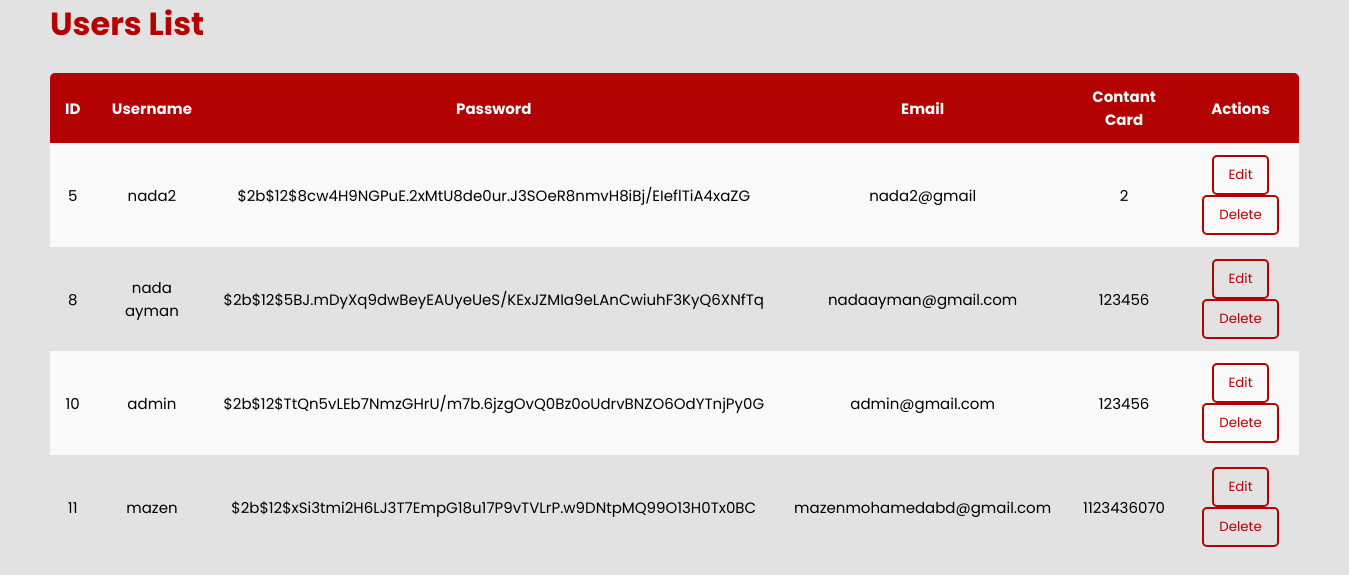
/admin_list, run on an earlier commit of the app's database.
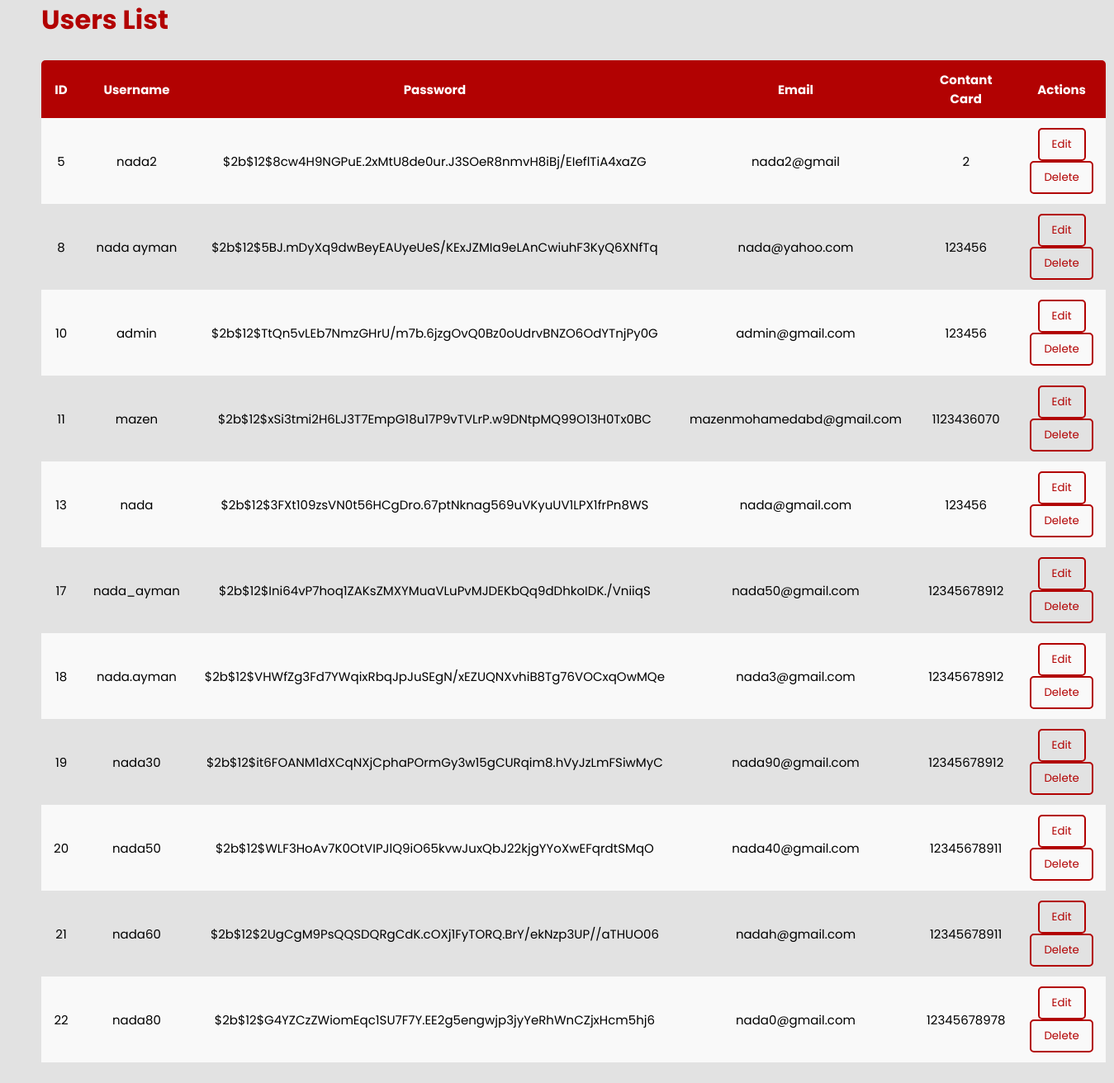
And on a later commit of the database.
### tables this page shows
CREATE TABLE users (
			id INTEGER PRIMARY KEY AUTOINCREMENT,
			username TEXT NOT NULL UNIQUE,
			password TEXT NOT NULL,
            email TEXT NOT NULL UNIQUE, 
            contact INTEGER NOT NULL,
            img TEXT
		);

### app.py (the view, shortened to what this page needs)
@app.route('/admin_list', methods=['GET', 'POST'])
def admin_list():
    if request.method == 'GET':
        users = db.get_all_users(connection)
        return render_template('userList.html', users=users)

### db.py (called while the page is built)
def get_all_users(connection):
    cursor = connection.cursor()
    query = 'SELECT * FROM users'
    cursor.execute(query)
    return cursor.fetchall()

### templates/userList.html (shortened to what this page needs)
<!DOCTYPE html>
<html lang="en">
  <head>
    <link
      rel="stylesheet"
      href="{{ url_for('static', filename='css/userList.css') }}"
    />
  </head>
  <body>
    <div class="container">
      <h1>Users List</h1>
      <table class="table">
        <thead>
          <tr>
            <th>ID</th>
            <th>Username</th>
            <th>Password</th>
            <th>Email</th>
            <th>Contant Card</th>
            <th>Actions</th>
          </tr>
        </thead>
        <tbody>
          {% for user in users %}
          <tr>
            <td>{{ user[0] }}</td>
            <td>{{ user[1] }}</td>
            <td>{{ user[2] }}</td>
            <td>{{ user[3] }}</td>
            <td>{{ user[4] }}</td>
            <td>
              <form method="POST" style="display: inline">
                <button type="submit" name="action" value="edit">Edit</button>
              </form>
              <form method="POST" style="display: inline">
                <button type="submit" name="action" value="delete">
                  Delete
                </button>
              </form>
            </td>
          </tr>
          {% endfor %}
        </tbody>
      </table>
    </div>
  </body>
</html>

What changed in the data, as far as the page shows it:
changed users "nada ayman": email "nadaayman@gmail.com" → "nada@yahoo.com"
added users: id "13", username "nada", password "$2b$12$3FXt109zsVN0t56HCgDro.67ptNknag569uVKyuUV1LPX1frPn8WS", email "nada@gmail.com", contact "123456"
added users: id "17", username "nada_ayman", password "$2b$12$Ini64vP7hoq1ZAKsZMXYMuaVLuPvMJDEKbQq9dDhkoIDK./VniiqS", email "nada50@gmail.com", contact "12345678912"
added users: id "18", username "nada.ayman", password "$2b$12$VHWfZg3Fd7YWqixRbqJpJuSEgN/xEZUQNXvhiB8Tg76VOCxqOwMQe", email "nada3@gmail.com", contact "12345678912"
added users: id "19", username "nada30", password "$2b$12$it6FOANM1dXCqNXjCphaPOrmGy3w15gCURqim8.hVyJzLmFSiwMyC", email "nada90@gmail.com", contact "12345678912"
added users: id "20", username "nada50", password "$2b$12$WLF3HoAv7K0OtVIPJlQ9iO65kvwJuxQbJ22kjgYYoXwEFqrdtSMqO", email "nada40@gmail.com", contact "12345678911"
added users: id "21", username "nada60", password "$2b$12$2UgCgM9PsQQSDQRgCdK.cOXj1FyTORQ.BrY/ekNzp3UP//aTHUO06", email "nadah@gmail.com", contact "12345678911"
added users: id "22", username "nada80", password "$2b$12$G4YZCzZWiomEqc1SU7F7Y.EE2g5engwjp3jyYeRhWnCZjxHcm5hj6", email "nada0@gmail.com", contact "12345678978"
